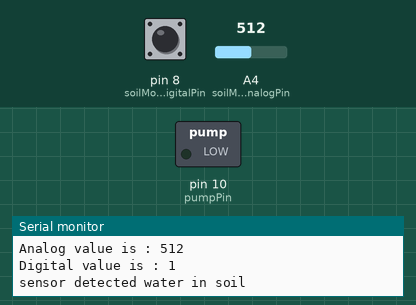
Simulated run of this sketch. Board: Arduino Uno, built with avr-gcc and run on an emulated ATmega328P. Parts: switched loads named in the sketch (green lamp = pin HIGH), the last lines printed to the serial monitor. The test bench sets the inputs (shaded band); at power-on: A4 (soilMoistureAnalogPin) = 512, pin 8 (soilMoistureDigitalPin) HIGH.

Above: at 1.8 s.
1.9 s: A4 (soilMoistureAnalogPin) set to 690
3.4 s: A4 (soilMoistureAnalogPin) set to 707
At 4.7 s:
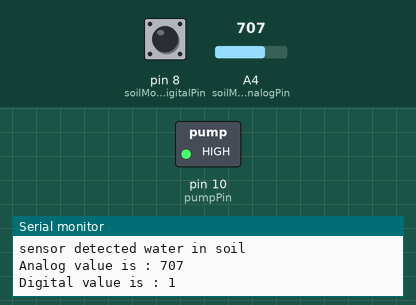
5.5 s: A4 (soilMoistureAnalogPin) set to 511
At 6.7 s:
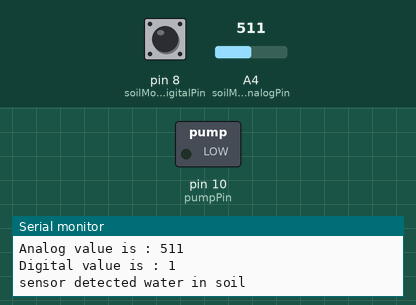
7.5 s: A4 (soilMoistureAnalogPin) set to 710
At 8.7 s:
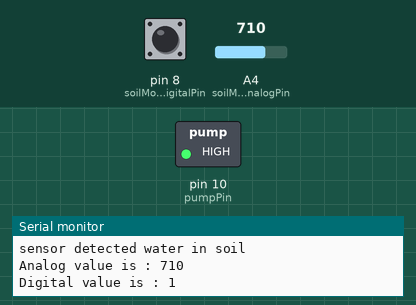
Timing chart, 0 to 10.5 s (numbered marks = the images above; inputs shaded):
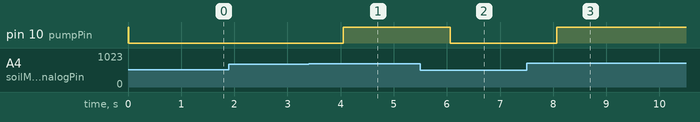

The sketch:

SOIL_MOISTURE_SENSOR.ino
```cpp
#define soilMoistureAnalogPin  A4
#define soilMoistureDigitalPin  8
#define pumpPin 10
int soilMoistureDigitalPinValue;
int soilMoistureAnalogPinValue;
String analogMsg = "Analog value is : ";
String digitalMsg = "Digital value is : ";
String analogSenseWaterMsg = "analog sensor detected water in soil.";
String digitalSenseWaterMsg = "digital sensor detected water in soil.";
String senseWaterMsg = "sensor detected water in soil";

void setup() {
  Serial.begin(9600);
  pinMode(soilMoistureAnalogPin,INPUT);
  pinMode(soilMoistureDigitalPin,INPUT);
  pinMode(pumpPin,OUTPUT);
  digitalWrite(pumpPin,HIGH);
}

void loop() {
  soilMoistureAnalogPinValue = analogRead(soilMoistureAnalogPin);
   Serial.print(analogMsg);
   Serial.print(soilMoistureAnalogPinValue);
   Serial.println("");
  soilMoistureDigitalPinValue = digitalRead(soilMoistureDigitalPin);
  Serial.print(digitalMsg);
  Serial.print(soilMoistureDigitalPinValue);
  Serial.println("");
  if(soilMoistureAnalogPinValue <= 700 || soilMoistureDigitalPinValue == 0 ){
    Serial.println(senseWaterMsg);
    digitalWrite(pumpPin,LOW);
    //pumpWaterOut(HIGH);
  }
  else{
    digitalWrite(pumpPin,HIGH);
    //pumpWaterOut(HIGH);
  }
  delay(1000);
}

void pumpWaterOut(boolean pumpOrNot){
  if(pumpOrNot)
  digitalWrite(pumpPin,LOW);
  else
  digitalWrite(pumpPin,HIGH);
}
```

Measured:
- the behaviour switches between 700 and 701 on A4 (soilMoistureAnalogPin) (found by bisection; images 0 and 1)
- after the input at 3.4 s, pin 10 (pumpPin): LOW → HIGH after 0.65 s
- after the input at 5.5 s, pin 10 (pumpPin): HIGH → LOW after 0.56 s
- after the input at 7.5 s, pin 10 (pumpPin): LOW → HIGH after 0.57 s
